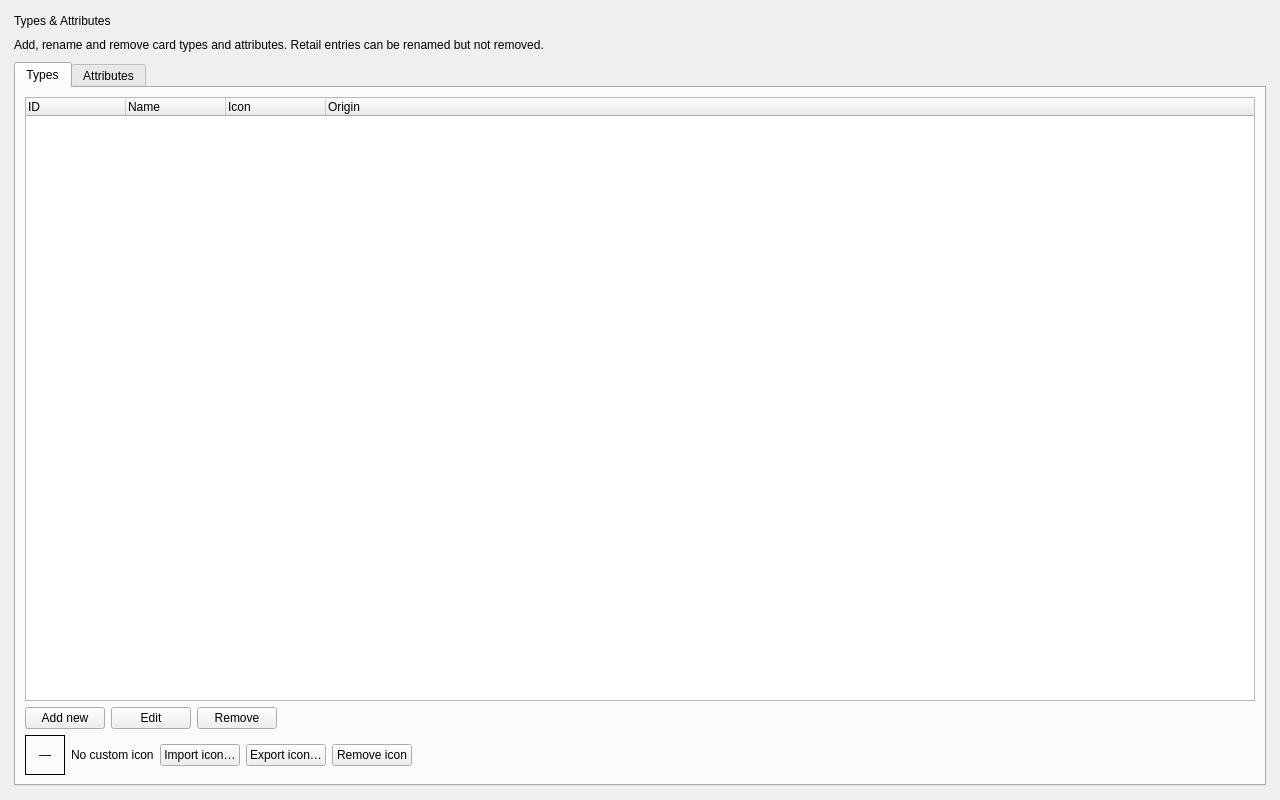
<?xml version='1.0' encoding='UTF-8'?>
<ui version="4.0">
 <class>WorkspacePage</class>
 <widget class="QWidget" name="WorkspacePage">
  <property name="geometry">
   <rect>
    <x>0</x>
    <y>0</y>
    <width>1280</width>
    <height>800</height>
   </rect>
  </property>
  <property name="windowTitle">
   <string>Types &amp; Attributes</string>
  </property>
  <layout class="QVBoxLayout" name="pageLayout">
   <property name="leftMargin"><number>14</number></property>
   <property name="topMargin"><number>14</number></property>
   <property name="rightMargin"><number>14</number></property>
   <property name="bottomMargin"><number>14</number></property>
   <property name="spacing"><number>10</number></property>
   <item>
    <widget class="QLabel" name="pageTitleLabel">
     <property name="text"><string>Types &amp; Attributes</string></property>
     <property name="objectName"><string>heading</string></property>
    </widget>
   </item>
   <item>
    <widget class="QLabel" name="pageSummaryLabel">
     <property name="text"><string>Add, rename and remove card types and attributes. Retail entries can be renamed but not removed.</string></property>
     <property name="wordWrap"><bool>true</bool></property>
     <property name="objectName"><string>muted</string></property>
    </widget>
   </item>
   <item>
    <widget class="QTabWidget" name="typeAttributeTabs">
     <property name="currentIndex"><number>0</number></property>
     <widget class="QWidget" name="typesTab">
      <attribute name="title"><string>Types</string></attribute>
      <layout class="QVBoxLayout" name="typesTabLayout">
       <item>
        <widget class="QTreeWidget" name="typesTree">
         <property name="alternatingRowColors"><bool>true</bool></property>
         <property name="rootIsDecorated"><bool>false</bool></property>
         <column>
          <property name="text"><string>ID</string></property>
         </column>
         <column>
          <property name="text"><string>Name</string></property>
         </column>
         <column>
          <property name="text"><string>Icon</string></property>
         </column>
         <column>
          <property name="text"><string>Origin</string></property>
         </column>
        </widget>
       </item>
       <item>
        <layout class="QHBoxLayout" name="typesButtonsLayout">
         <item>
          <widget class="QPushButton" name="typesAddButton">
           <property name="text"><string>Add new</string></property>
          </widget>
         </item>
         <item>
          <widget class="QPushButton" name="typesEditButton">
           <property name="text"><string>Edit</string></property>
          </widget>
         </item>
         <item>
          <widget class="QPushButton" name="typesRemoveButton">
           <property name="text"><string>Remove</string></property>
          </widget>
         </item>
         <item>
          <spacer name="typesButtonsSpacer">
           <property name="orientation"><enum>Qt::Horizontal</enum></property>
           <property name="sizeHint" stdset="0"><size><width>40</width><height>20</height></size></property>
          </spacer>
         </item>
        </layout>
       </item>
       <item>
        <layout class="QHBoxLayout" name="typesIconLayout">
         <item>
          <widget class="QLabel" name="typesIconPreview">
           <property name="minimumSize"><size><width>40</width><height>40</height></size></property>
           <property name="maximumSize"><size><width>40</width><height>40</height></size></property>
           <property name="frameShape"><enum>QFrame::Box</enum></property>
           <property name="alignment"><set>Qt::AlignCenter</set></property>
           <property name="text"><string>—</string></property>
          </widget>
         </item>
         <item>
          <widget class="QLabel" name="typesIconPathLabel">
           <property name="text"><string>No custom icon</string></property>
          </widget>
         </item>
         <item>
          <widget class="QPushButton" name="typesImportIconButton">
           <property name="text"><string>Import icon…</string></property>
          </widget>
         </item>
         <item>
          <widget class="QPushButton" name="typesExportIconButton">
           <property name="text"><string>Export icon…</string></property>
          </widget>
         </item>
         <item>
          <widget class="QPushButton" name="typesRemoveIconButton">
           <property name="text"><string>Remove icon</string></property>
          </widget>
         </item>
         <item>
          <spacer name="typesIconSpacer">
           <property name="orientation"><enum>Qt::Horizontal</enum></property>
           <property name="sizeHint" stdset="0"><size><width>40</width><height>20</height></size></property>
          </spacer>
         </item>
        </layout>
       </item>
      </layout>
     </widget>
     <widget class="QWidget" name="attributesTab">
      <attribute name="title"><string>Attributes</string></attribute>
      <layout class="QVBoxLayout" name="attributesTabLayout">
       <item>
        <widget class="QTreeWidget" name="attributesTree">
         <property name="alternatingRowColors"><bool>true</bool></property>
         <property name="rootIsDecorated"><bool>false</bool></property>
         <column>
          <property name="text"><string>ID</string></property>
         </column>
         <column>
          <property name="text"><string>Name</string></property>
         </column>
         <column>
          <property name="text"><string>Icon</string></property>
         </column>
         <column>
          <property name="text"><string>Origin</string></property>
         </column>
        </widget>
       </item>
       <item>
        <layout class="QHBoxLayout" name="attributesButtonsLayout">
         <item>
          <widget class="QPushButton" name="attributesAddButton">
           <property name="text"><string>Add new</string></property>
          </widget>
         </item>
         <item>
          <widget class="QPushButton" name="attributesEditButton">
           <property name="text"><string>Edit</string></property>
          </widget>
         </item>
         <item>
          <widget class="QPushButton" name="attributesRemoveButton">
           <property name="text"><string>Remove</string></property>
          </widget>
         </item>
         <item>
          <spacer name="attributesButtonsSpacer">
           <property name="orientation"><enum>Qt::Horizontal</enum></property>
           <property name="sizeHint" stdset="0"><size><width>40</width><height>20</height></size></property>
          </spacer>
         </item>
        </layout>
       </item>
       <item>
        <layout class="QHBoxLayout" name="attributesIconLayout">
         <item>
          <widget class="QLabel" name="attributesIconPreview">
           <property name="minimumSize"><size><width>40</width><height>40</height></size></property>
           <property name="maximumSize"><size><width>40</width><height>40</height></size></property>
           <property name="frameShape"><enum>QFrame::Box</enum></property>
           <property name="alignment"><set>Qt::AlignCenter</set></property>
           <property name="text"><string>—</string></property>
          </widget>
         </item>
         <item>
          <widget class="QLabel" name="attributesIconPathLabel">
           <property name="text"><string>No custom icon</string></property>
          </widget>
         </item>
         <item>
          <widget class="QPushButton" name="attributesImportIconButton">
           <property name="text"><string>Import icon…</string></property>
          </widget>
         </item>
         <item>
          <widget class="QPushButton" name="attributesExportIconButton">
           <property name="text"><string>Export icon…</string></property>
          </widget>
         </item>
         <item>
          <widget class="QPushButton" name="attributesRemoveIconButton">
           <property name="text"><string>Remove icon</string></property>
          </widget>
         </item>
         <item>
          <spacer name="attributesIconSpacer">
           <property name="orientation"><enum>Qt::Horizontal</enum></property>
           <property name="sizeHint" stdset="0"><size><width>40</width><height>20</height></size></property>
          </spacer>
         </item>
        </layout>
       </item>
      </layout>
     </widget>
    </widget>
   </item>
  </layout>
 </widget>
</ui>
